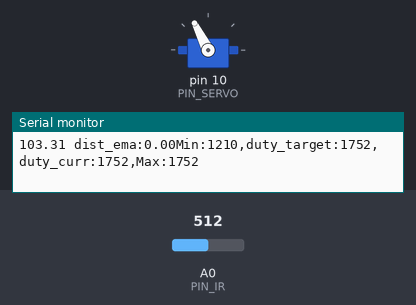
The sketch below on a simulated Arduino Uno, built with avr-gcc and run on an emulated ATmega328P. Shown: servo, the last lines printed to the serial monitor. Inputs (shaded band) come from the test bench; at power-on: A0 (PIN_IR) = 512.

Above: at 1.2 s.
1.3 s: A0 (PIN_IR) set to 299
4.3 s: A0 (PIN_IR) set to 265
At 5.0 s:
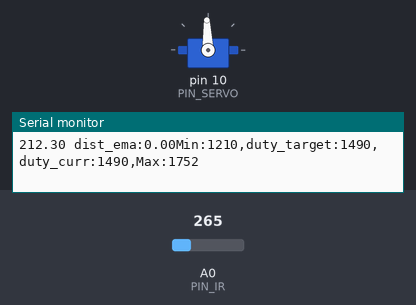
6.2 s: A0 (PIN_IR) set to 236
7.7 s: A0 (PIN_IR) set to 212
At 9.1 s:
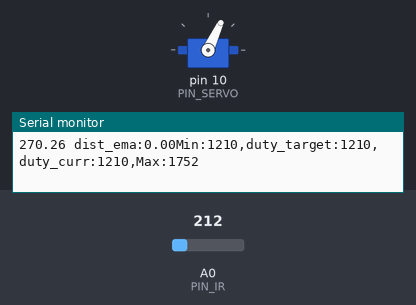
Timing chart, 0 to 10.6 s (numbered marks = the images above; inputs shaded):
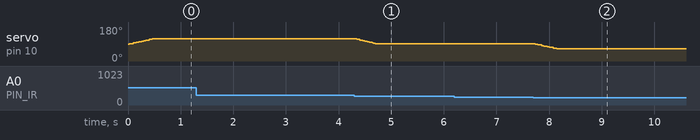

Measured:
- the behaviour switches between 281 and 280 on A0 (PIN_IR) (found by bisection; images 0 and 1)
- the behaviour switches between 228 and 227 on A0 (PIN_IR) (found by bisection; images 1 and 2)
- after the input at 4.3 s, servo on pin 10 (PIN_SERVO): moves from 117° to 92° over 0.36 s, starting at once
- after the input at 7.7 s, servo on pin 10 (PIN_SERVO): moves from 92° to 65° over 0.40 s, starting at once

The sketch:

21_bbc_20213083.ino
```cpp
#include <Servo.h>

#define PIN_IR A0

// Arduino pin assignment
#define PIN_SERVO 10

// configurable parameters
#define _DUTY_MIN 1210 // servo full clockwise position (0 degree)
#define _DUTY_NEU 1481 // servo neutral position (90 degree)
#define _DUTY_MAX 1752 // servo full counterclockwise position (180 degree)
#define _INTERVAL_DIST    25 // USS interval (unit: ms)
#define _INTERVAL_SERVO    20 // servo interval (unit: ms)
#define _INTERVAL_SERIAL    100 // serial interval (unit: ms)
#define _DIST_ALPHA 0.5

#define _POS_START 1481

#define _SERVO_SPEED 80 // servo speed limit (unit: degree/second)
#define INTERVAL 20  // servo update interval

// global variables
unsigned long last_sampling_time; // unit: ms
int duty_chg_per_interval; // maximum duty difference per interval
int toggle_interval, toggle_interval_cnt;
float pause_time; // unit: sec
Servo myservo;
int duty_target, duty_curr;
float alpha, dist_prev, dist_ema;
float timeout;
unsigned long last_sampling_time_dist, last_sampling_time_servo, last_sampling_time_serial; // unit: ms
bool event_dist, event_servo, event_serial;
float raw_dist, dist_cali;

void setup() {
// initialize GPIO pins
  myservo.attach(PIN_SERVO);
  duty_target = duty_curr = 0;
  myservo.write(90);
  duty_curr = duty_target = 1481;
// initialize serial port
  Serial.begin(57600);

// convert angle speed into duty change per interval.
  duty_chg_per_interval = (float)(1846) * _SERVO_SPEED / 180 * INTERVAL / 1000;
  //duty_chg_per..을 float로 선언하고 보았을 때 속도가 4이면 값이 0.82가 된다.
//초마다 변하는 서보의 각도

// initialize variables for servo update.
  pause_time = 1;
  toggle_interval = (180.0 / _SERVO_SPEED + pause_time) * 1000 / INTERVAL;
  toggle_interval_cnt = toggle_interval;

// initialize last sampling time
  last_sampling_time = 0;
  last_sampling_time_dist = last_sampling_time_servo = last_sampling_time_serial = 0;
  dist_prev = 0.0;
}

void loop() {
    unsigned long time_curr = millis();
    if(time_curr >= last_sampling_time_dist + _INTERVAL_DIST) {
        last_sampling_time_dist += _INTERVAL_DIST;
        event_dist = true;
  }
  if(time_curr >= last_sampling_time_servo + _INTERVAL_SERVO) {
        last_sampling_time_servo += _INTERVAL_SERVO;
        event_servo = true;
  }
  if(time_curr >= last_sampling_time_serial + _INTERVAL_SERIAL) {
        last_sampling_time_serial += _INTERVAL_SERIAL;
        event_serial = true;
  }

  if(event_dist) {
    event_dist = false;
    raw_dist = ir_distance();
    dist_cali = 150 + 200.0 / 238 * (raw_dist - 150);
    if(dist_cali < 100 || dist_cali > 450) dist_cali = 0.0; // return 0 when out of range.
    if(dist_cali == 0.0) dist_cali = dist_prev;
    else dist_prev = dist_cali;

    dist_ema = alpha * dist_cali + (1 - alpha) * dist_ema;

    if(duty_target > duty_curr) {
      duty_curr += duty_chg_per_interval;
      if(duty_curr > duty_target) duty_curr = duty_target;
    }
    else {
      duty_curr -= duty_chg_per_interval;
      if(duty_curr < duty_target) duty_curr = duty_target;
    }


    //  Serial.println(duty_chg_per_interval);

    // toggle duty_target between _DUTY_MIN and _DUTY_MAX.


    if (dist_cali < 200.0) duty_target = 1752;
    else if (dist_cali < 250.0) duty_target = 1490;
    else duty_target = 1210;
  }

  if(event_servo) {
    event_servo = false;
    myservo.writeMicroseconds(duty_curr);
  }

// output the read value to the serial port
  if(event_serial) {
    event_serial = false;
    Serial.print("Min:1210,duty_target:");
    Serial.print(duty_target);
    Serial.print(",duty_curr:");
    Serial.print(duty_curr);
    Serial.println(",Max:1752");
    Serial.print(dist_cali);
    Serial.print(" dist_ema:");
    Serial.print(dist_ema);

  }


// update last sampling time
  last_sampling_time += INTERVAL;
}

float ir_distance(void){ // return value unit: mm
  float val;
  float volt = float(analogRead(PIN_IR));
  val = ((6762.0/(volt-9.0))-4.0) * 10.0;
  return val;
}
```
